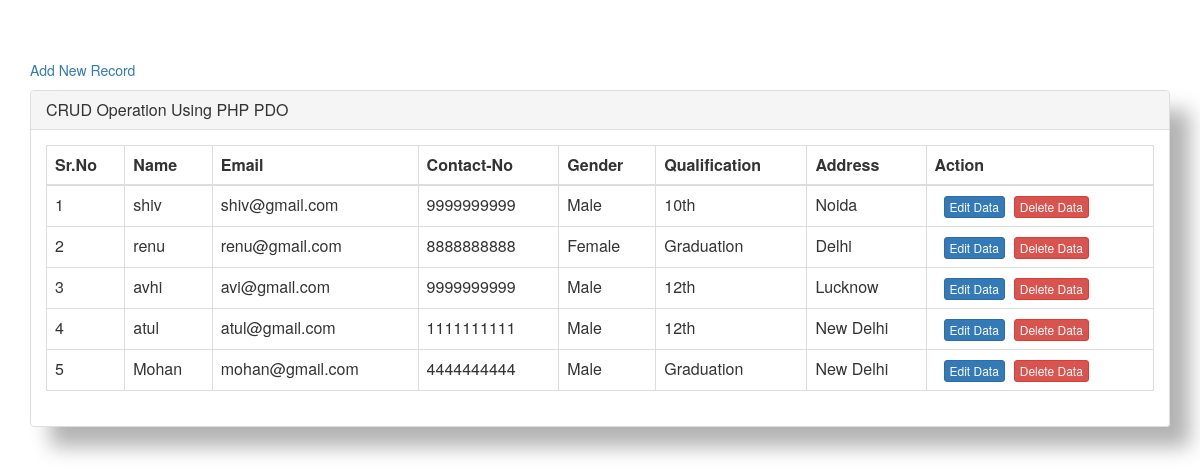
Page /fetch.php on the committed database.
### tables this page shows
CREATE TABLE `student_details` (
  `id` int(11) NOT NULL,
  `name` varchar(100) DEFAULT NULL,
  `email` varchar(45) DEFAULT NULL,
  `contact_no` varchar(45) DEFAULT NULL,
  `gender` varchar(45) DEFAULT NULL,
  `qualification` varchar(45) DEFAULT NULL,
  `address` varchar(450) DEFAULT NULL,
  `create_date` timestamp NULL DEFAULT current_timestamp()
);

### fetch.php (the view, shortened to what this page needs)
<?php
include  'dbconnection.php';
?>
  <link href="https://netdna.bootstrapcdn.com/bootstrap/3.1.0/css/bootstrap.min.css" rel="stylesheet" id="bootstrap-css">
  <div class="container">
    <div class="row centered-form">
      <div class="col-lg-12 ">
          <p><a href="index.php">Add New Record</a></p>
        <div class="panel panel-default">
          <div class="panel-heading">
            <h3 class="panel-title">CRUD Operation Using PHP PDO</h3> </div>
          <div class="panel-body">
            <table class="table table-bordered">
              <thead>
                <tr>
                  <th>Sr.No</th>
                  <th>Name</th>
                  <th>Email</th>
                  <th>Contact-No</th>
                  <th>Gender</th>
                  <th>Qualification</th>
                  <th>Address</th>
                  <th>Action</th>
                </tr>
              </thead>
              <tbody>
                <?php
                      $sql ="SELECT id,name,email,contact_no,gender,qualification,address from student_details";
                      $query= $dbconnection -> prepare($sql);
                      $query-> execute();
                      $results = $query -> fetchAll(PDO::FETCH_OBJ);
                      $cnt=1;
                      if($query -> rowCount() > 0)
                      {
                      foreach($results as $result)
                      {
                      ?>
                  <tr>
                    <td><?php echo($cnt);?></td>
                    <td><?php echo htmlentities($result->name);?></td>
                    <td><?php echo htmlentities($result->email);?></td>
                    <td><?php echo htmlentities($result->contact_no);?></td>
                    <td><?php echo htmlentities($result->gender);?></td>
                    <td><?php echo htmlentities($result->qualification);?></td>
                    <td><?php echo htmlentities($result->address);?></td>
                    <td>&nbsp;&nbsp;<a href="edit.php?id=<?php echo htmlentities($result->id);?>"><button class="btn btn-primary btn-xs">Edit Data</button></a>&nbsp;&nbsp;<a href="delete.php?del=<?php echo htmlentities($result->id);?>"><button class="btn btn-danger btn-xs" onClick="return confirm('Do you really want to delete');">Delete Data</button></a></td>
                  </tr>
                  <?php  $cnt=$cnt+1; } } ?>
              </tbody>
            </table>
          </div>
        </div>
      </div>
    </div>
  </div>

### fetch.php (style rules this page uses)
.centered-form { margin-top: 60px; }
.centered-form .panel { background: rgba(255, 255, 255, 0.8); box-shadow: rgba(0, 0, 0, 0.3) 20px 20px 20px; }

### rows in the picture
student_details: name "shiv", email "shiv@gmail.com", contact_no "9999999999", gender "Male", qualification "10th", address "Noida"
student_details: name "renu", email "renu@gmail.com", contact_no "8888888888", gender "Female", qualification "Graduation", address "Delhi"
student_details: name "avhi", email "avi@gmail.com", contact_no "9999999999", gender "Male", qualification "12th", address "Lucknow"
student_details: name "atul", email "atul@gmail.com", contact_no "1111111111", gender "Male", qualification "12th", address "New Delhi"
student_details: name "Mohan", email "mohan@gmail.com", contact_no "4444444444", gender "Male", qualification "Graduation", address "New Delhi"
